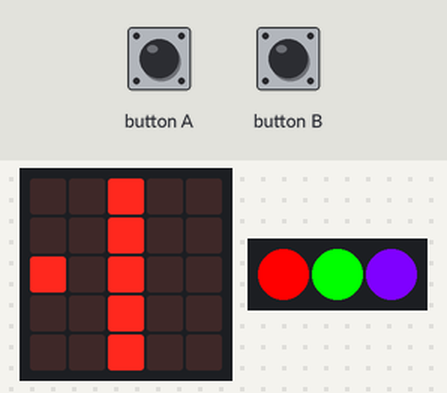
The program below on a simulated Calliope mini (MakeCode). On the bench: the board's 5×5 LED display, 3 RGB LEDs in strip order, left to right. The inputs (shaded band) are chosen by the test bench. Random numbers come from a fixed seed; the 48×5 strip is a reading aid, not a part: it shows the text the display is scrolling, unrolled, one strip-width of it at a time.

Above: at 3.7 s.
3.8 s: button B pressed for 0.15 s
At 5.6 s:
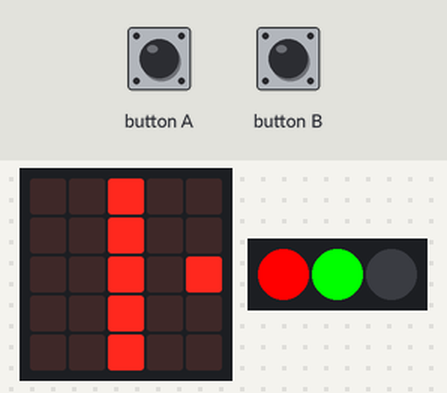
6.9 s: button A pressed for 0.15 s
At 7.5 s:
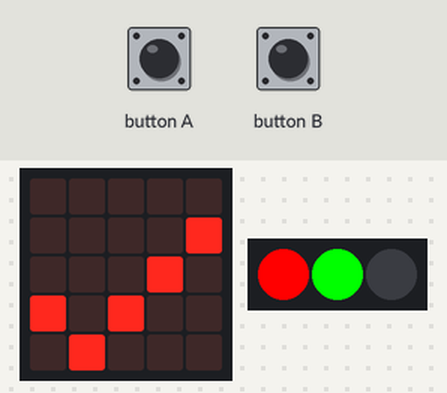
8.5 s: button A pressed for 0.15 s
At 10.3 s:
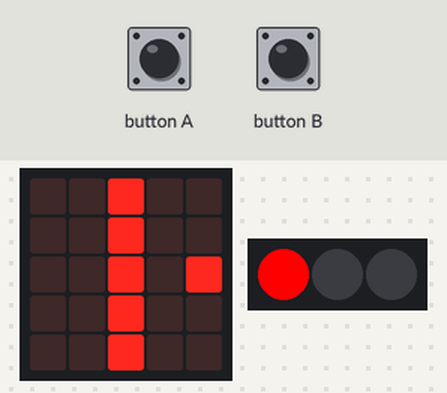
11.6 s: button B pressed for 0.15 s
At 12.2 s:
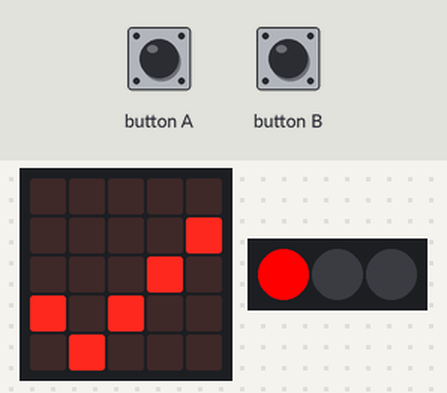
14.7 s: button B pressed for 0.15 s
At 15.3 s:
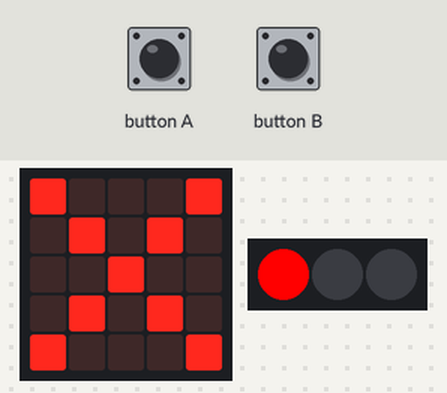
Timing chart, 0 to 17.7 s (numbered marks = the images above; inputs shaded):
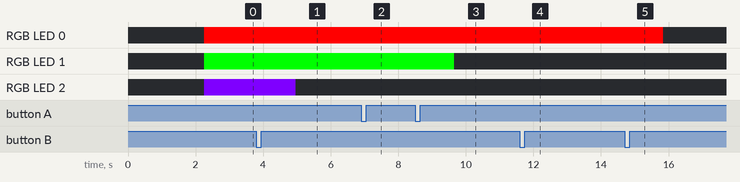

The program:

main.ts
```typescript
input.onButtonEvent(Button.A, input.buttonEventClick(), function () {
    if (Zufall == 1) {
        punkte += 1
        basic.showIcon(IconNames.Yes)
    } else {
        leben += -1
        basic.showIcon(IconNames.No)
    }
    basic.pause(1000)
})
input.onButtonEvent(Button.B, input.buttonEventClick(), function () {
    if (Zufall == 2) {
        punkte += 1
        basic.showIcon(IconNames.Yes)
    } else {
        leben += -1
        basic.showIcon(IconNames.No)
    }
    basic.pause(1000)
})
function anzeige () {
    Zufall = randint(1, 2)
    if (Zufall == 1) {
        basic.showLeds(`
            . . # . .
            . . # . .
            # . # . .
            . . # . .
            . . # . .
            `)
    }
    if (Zufall == 2) {
        basic.showLeds(`
            . . # . .
            . . # . .
            . . # . #
            . . # . .
            . . # . .
            `)
    }
    basic.pause(500)
    basic.showLeds(`
        . . # . .
        . . # . .
        . . # . .
        . . # . .
        . . # . .
        `)
}
function gameover () {
    basic.showString("GAME OVER!")
    basic.showString("SOCORE:" + punkte)
}
let Zufall = 0
let punkte = 0
punkte = 0
let leben = 3
basic.showNumber(3)
basic.showNumber(2)
basic.showNumber(1)
basic.forever(function () {
    if (leben == 3) {
        basic.setLedColors(0xff0000, 0x00ff00, 0x7f00ff)
        anzeige()
    }
    if (leben == 2) {
        basic.setLedColors(0xff0000, 0x00ff00, 0x000000)
        anzeige()
    }
    if (leben == 1) {
        basic.setLedColors(0xff0000, 0x000000, 0x000000)
        anzeige()
    }
    if (leben == 0) {
        basic.turnRgbLedOff()
        gameover()
    }
})
```

test.ts
```typescript
// Hier kann man Tests durchführen; diese Datei wird nicht kompiliert, wenn dieses Paket als Erweiterung verwendet wird.
```

Measured:
- what the display in image 1 shows lasts 0.9 s, from 5.0 s to 5.9 s
- what the display in image 2 shows lasts 0.6 s, from 7.1 s to 7.7 s
